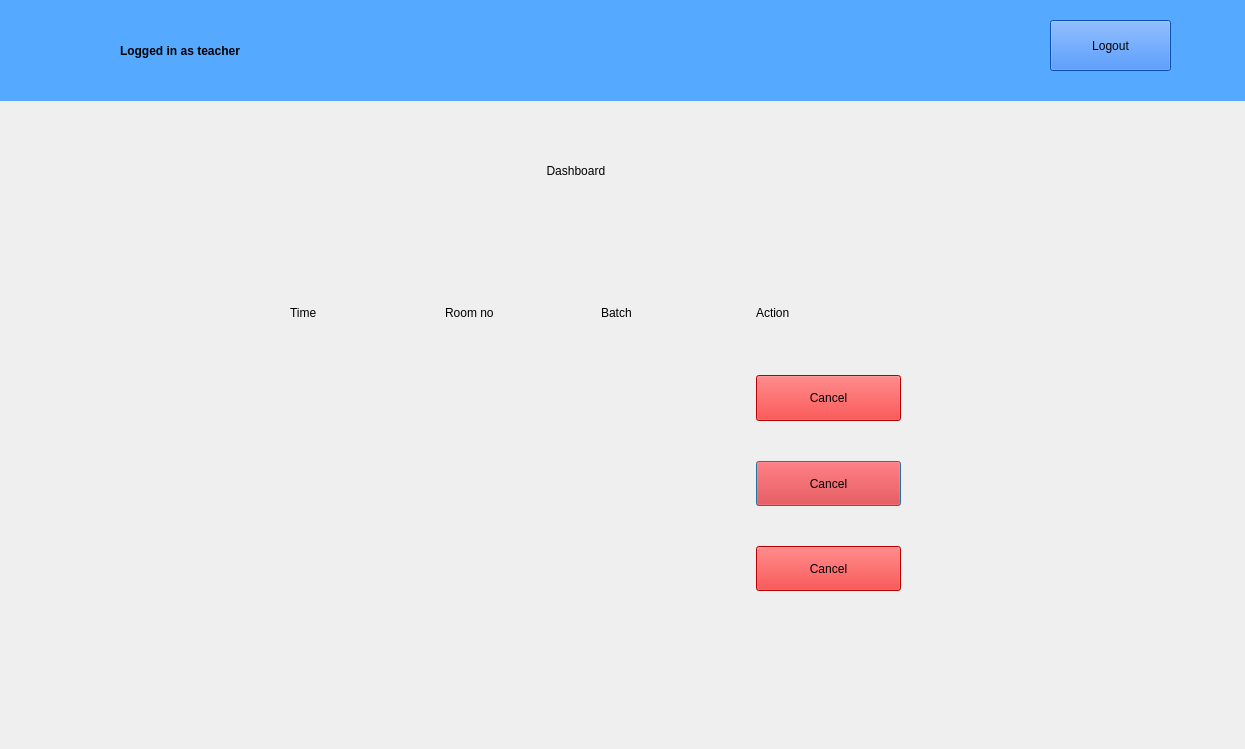
<?xml version="1.0" encoding="UTF-8"?>
<ui version="4.0">
 <class>teacherdash</class>
 <widget class="QDialog" name="teacherdash">
  <property name="geometry">
   <rect>
    <x>0</x>
    <y>0</y>
    <width>1245</width>
    <height>749</height>
   </rect>
  </property>
  <property name="windowTitle">
   <string>Dialog</string>
  </property>
  <widget class="QLabel" name="label">
   <property name="geometry">
    <rect>
     <x>450</x>
     <y>140</y>
     <width>321</width>
     <height>61</height>
    </rect>
   </property>
   <property name="text">
    <string>                             Dashboard</string>
   </property>
  </widget>
  <widget class="QLabel" name="labelTime">
   <property name="geometry">
    <rect>
     <x>870</x>
     <y>140</y>
     <width>231</width>
     <height>71</height>
    </rect>
   </property>
   <property name="styleSheet">
    <string notr="true">color: rgb(0, 0, 0);</string>
   </property>
   <property name="text">
    <string/>
   </property>
  </widget>
  <widget class="QWidget" name="gridLayoutWidget">
   <property name="geometry">
    <rect>
     <x>290</x>
     <y>290</y>
     <width>611</width>
     <height>301</height>
    </rect>
   </property>
   <layout class="QGridLayout" name="gridLayout" rowstretch="0,0,0,0">
    <property name="horizontalSpacing">
     <number>10</number>
    </property>
    <property name="verticalSpacing">
     <number>40</number>
    </property>
    <item row="2" column="0">
     <widget class="QLabel" name="Time2">
      <property name="sizePolicy">
       <sizepolicy hsizetype="MinimumExpanding" vsizetype="MinimumExpanding">
        <horstretch>0</horstretch>
        <verstretch>0</verstretch>
       </sizepolicy>
      </property>
      <property name="text">
       <string/>
      </property>
     </widget>
    </item>
    <item row="3" column="1">
     <widget class="QLabel" name="Rno3">
      <property name="sizePolicy">
       <sizepolicy hsizetype="MinimumExpanding" vsizetype="MinimumExpanding">
        <horstretch>0</horstretch>
        <verstretch>0</verstretch>
       </sizepolicy>
      </property>
      <property name="text">
       <string/>
      </property>
     </widget>
    </item>
    <item row="0" column="0">
     <widget class="QLabel" name="label_7">
      <property name="sizePolicy">
       <sizepolicy hsizetype="MinimumExpanding" vsizetype="MinimumExpanding">
        <horstretch>0</horstretch>
        <verstretch>0</verstretch>
       </sizepolicy>
      </property>
      <property name="text">
       <string>Time</string>
      </property>
     </widget>
    </item>
    <item row="2" column="1">
     <widget class="QLabel" name="Rno2">
      <property name="sizePolicy">
       <sizepolicy hsizetype="MinimumExpanding" vsizetype="MinimumExpanding">
        <horstretch>0</horstretch>
        <verstretch>0</verstretch>
       </sizepolicy>
      </property>
      <property name="text">
       <string/>
      </property>
     </widget>
    </item>
    <item row="1" column="1">
     <widget class="QLabel" name="Rno1">
      <property name="sizePolicy">
       <sizepolicy hsizetype="MinimumExpanding" vsizetype="MinimumExpanding">
        <horstretch>0</horstretch>
        <verstretch>0</verstretch>
       </sizepolicy>
      </property>
      <property name="text">
       <string/>
      </property>
     </widget>
    </item>
    <item row="2" column="3">
     <widget class="QPushButton" name="Cancel2">
      <property name="sizePolicy">
       <sizepolicy hsizetype="MinimumExpanding" vsizetype="MinimumExpanding">
        <horstretch>0</horstretch>
        <verstretch>0</verstretch>
       </sizepolicy>
      </property>
      <property name="styleSheet">
       <string notr="true">background-color: rgb(255, 0, 0);</string>
      </property>
      <property name="text">
       <string>Cancel</string>
      </property>
     </widget>
    </item>
    <item row="0" column="2">
     <widget class="QLabel" name="label_5">
      <property name="sizePolicy">
       <sizepolicy hsizetype="MinimumExpanding" vsizetype="MinimumExpanding">
        <horstretch>0</horstretch>
        <verstretch>0</verstretch>
       </sizepolicy>
      </property>
      <property name="text">
       <string>Batch</string>
      </property>
     </widget>
    </item>
    <item row="3" column="2">
     <widget class="QLabel" name="Batch3">
      <property name="sizePolicy">
       <sizepolicy hsizetype="MinimumExpanding" vsizetype="MinimumExpanding">
        <horstretch>0</horstretch>
        <verstretch>0</verstretch>
       </sizepolicy>
      </property>
      <property name="text">
       <string/>
      </property>
     </widget>
    </item>
    <item row="0" column="1">
     <widget class="QLabel" name="label_6">
      <property name="sizePolicy">
       <sizepolicy hsizetype="MinimumExpanding" vsizetype="MinimumExpanding">
        <horstretch>0</horstretch>
        <verstretch>0</verstretch>
       </sizepolicy>
      </property>
      <property name="text">
       <string>Room no</string>
      </property>
     </widget>
    </item>
    <item row="0" column="3">
     <widget class="QLabel" name="label_4">
      <property name="sizePolicy">
       <sizepolicy hsizetype="MinimumExpanding" vsizetype="MinimumExpanding">
        <horstretch>0</horstretch>
        <verstretch>0</verstretch>
       </sizepolicy>
      </property>
      <property name="text">
       <string>Action</string>
      </property>
     </widget>
    </item>
    <item row="2" column="2">
     <widget class="QLabel" name="Batch2">
      <property name="sizePolicy">
       <sizepolicy hsizetype="MinimumExpanding" vsizetype="MinimumExpanding">
        <horstretch>0</horstretch>
        <verstretch>0</verstretch>
       </sizepolicy>
      </property>
      <property name="text">
       <string/>
      </property>
     </widget>
    </item>
    <item row="1" column="2">
     <widget class="QLabel" name="Batch1">
      <property name="sizePolicy">
       <sizepolicy hsizetype="MinimumExpanding" vsizetype="MinimumExpanding">
        <horstretch>0</horstretch>
        <verstretch>0</verstretch>
       </sizepolicy>
      </property>
      <property name="text">
       <string/>
      </property>
     </widget>
    </item>
    <item row="3" column="3">
     <widget class="QPushButton" name="Cancel3">
      <property name="sizePolicy">
       <sizepolicy hsizetype="MinimumExpanding" vsizetype="MinimumExpanding">
        <horstretch>0</horstretch>
        <verstretch>0</verstretch>
       </sizepolicy>
      </property>
      <property name="styleSheet">
       <string notr="true">background-color: rgb(255, 0, 0);</string>
      </property>
      <property name="text">
       <string>Cancel</string>
      </property>
     </widget>
    </item>
    <item row="1" column="0">
     <widget class="QLabel" name="Time1">
      <property name="sizePolicy">
       <sizepolicy hsizetype="MinimumExpanding" vsizetype="MinimumExpanding">
        <horstretch>0</horstretch>
        <verstretch>0</verstretch>
       </sizepolicy>
      </property>
      <property name="text">
       <string/>
      </property>
     </widget>
    </item>
    <item row="3" column="0">
     <widget class="QLabel" name="Time3">
      <property name="sizePolicy">
       <sizepolicy hsizetype="MinimumExpanding" vsizetype="MinimumExpanding">
        <horstretch>0</horstretch>
        <verstretch>0</verstretch>
       </sizepolicy>
      </property>
      <property name="text">
       <string/>
      </property>
     </widget>
    </item>
    <item row="1" column="3">
     <widget class="QPushButton" name="Cancel1">
      <property name="sizePolicy">
       <sizepolicy hsizetype="MinimumExpanding" vsizetype="MinimumExpanding">
        <horstretch>0</horstretch>
        <verstretch>0</verstretch>
       </sizepolicy>
      </property>
      <property name="styleSheet">
       <string notr="true">background-color: rgb(255, 0, 0);</string>
      </property>
      <property name="text">
       <string>Cancel</string>
      </property>
     </widget>
    </item>
   </layout>
  </widget>
  <widget class="QWidget" name="widget" native="true">
   <property name="geometry">
    <rect>
     <x>0</x>
     <y>0</y>
     <width>1691</width>
     <height>101</height>
    </rect>
   </property>
   <property name="sizePolicy">
    <sizepolicy hsizetype="Expanding" vsizetype="Expanding">
     <horstretch>0</horstretch>
     <verstretch>0</verstretch>
    </sizepolicy>
   </property>
   <property name="layoutDirection">
    <enum>Qt::LayoutDirection::LeftToRight</enum>
   </property>
   <property name="styleSheet">
    <string notr="true">background-color: rgb(85, 170, 255);</string>
   </property>
   <widget class="QLabel" name="label_2">
    <property name="geometry">
     <rect>
      <x>120</x>
      <y>10</y>
      <width>221</width>
      <height>81</height>
     </rect>
    </property>
    <property name="styleSheet">
     <string notr="true">font:bold;
color: rgb(0, 0, 0);</string>
    </property>
    <property name="text">
     <string>Logged in as teacher</string>
    </property>
   </widget>
   <widget class="QLabel" name="logo">
    <property name="geometry">
     <rect>
      <x>20</x>
      <y>0</y>
      <width>141</width>
      <height>91</height>
     </rect>
    </property>
    <property name="text">
     <string/>
    </property>
   </widget>
   <widget class="QPushButton" name="pushButton_2">
    <property name="geometry">
     <rect>
      <x>1050</x>
      <y>20</y>
      <width>121</width>
      <height>51</height>
     </rect>
    </property>
    <property name="styleSheet">
     <string notr="true">background-color: rgb(13, 110, 253);</string>
    </property>
    <property name="text">
     <string>Logout</string>
    </property>
   </widget>
   <zorder>logo</zorder>
   <zorder>pushButton_2</zorder>
   <zorder>label_2</zorder>
  </widget>
  <zorder>widget</zorder>
  <zorder>label</zorder>
  <zorder>labelTime</zorder>
  <zorder>gridLayoutWidget</zorder>
 </widget>
 <resources/>
 <connections/>
</ui>
